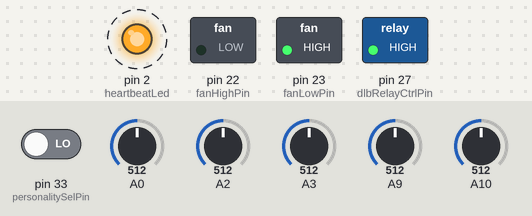
A sketch run on a simulated Arduino Mega 2560, built with avr-gcc and run on an emulated ATmega2560. Parts: switched loads named in the sketch (green lamp = pin HIGH), output pins drawn as LEDs (lit = HIGH). Dashed ring = blinking. The test bench sets the inputs (shaded band); at power-on: pin 33 (personalitySelPin) LOW, A0 = 512, A2 = 512, A3 = 512, A9 = 512, A10 = 512. The modem accepts every AT command (registered, SIM ready, sends succeed) and sends nothing else; what the sketch prints to the serial monitor is not drawn.

Above: at 1.6 s.
Timing chart, 0 to 4.4 s (numbered marks = the images above):
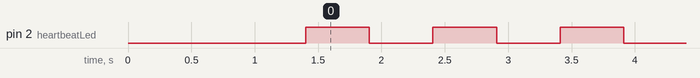

Measured:
- by itself, pin 2 (heartbeatLed): alternates HIGH for 0.50 s and LOW for 0.50 s

The sketch:

ge_induction_cooktop_controller.ino
```cpp
/*
 * Arduino-based Controller Firmware for GE Induction Cooktops
 *
 * Design tips:
 * - Use pull-down resistors and decoupling capacitors on the analog pot inputs to prevent erratic behavior.
 * - Tie the personality pin high if you are controlling a 36 inch cooktop with 5 coils and 3 generator boards.
 * - To connect to the single-wire half-duplex serial bus the generator boards use, connect a bus transceiver. Refer to the following for design tips: https://github.com/wfang2002/Full-Half-Duplex-Adapter
 *
 * Note: you MUST use an Arduino-compatible board that supports at least two hardware serial busses, or change Serial or Serial2 to use SoftwareSerial.
 *
 * Written by Joshua Currier (doitaljosh)
 * 05/01/2022
 */

/*
 * GEA addresses for the Arduino and the power boards
 */
#define LOCAL_ADDR 0x87
#define GEN1_ADDR 0x88
#define GEN2_ADDR 0x89
#define GEN3_ADDR 0x8a

/*
 * GPIO pin configuration. Change these to match your board!
 */

int heartbeatLed = 2; //        Toggles every time the heartbeat increments

int pot1Pin = 25; //            Rear left burner control knob
int pot2Pin = 26; //            Front left burner control knob
int pot3Pin = 34; //            Center burner control knob
int pot4Pin = 35; //            Front right burner control knob
int pot5Pin = 32; //            Rear right burner control knob
int personalitySelPin = 33; //  Personality select (0: 4 burners, 1: 5 burners)

int dlbRelayCtrlPin = 27; //    Double line break relay control output
int fanLowPin = 23; //          Low speed cooling fan output
int fanHighPin = 22; //         High speed cooling fan output

int potPins[5] = {pot1Pin, pot2Pin, pot3Pin, pot4Pin, pot5Pin};

/*
 * The GE induction generator boards support 20 power levels.
 * These must be mapped to ADC values from the pots.
 */
int minPowerSteps = 0;
int maxPowerSteps = 19;

int numberOfCoils;

typedef enum {
  GEA_ESC = 0xe0, // Escape
  GEA_ACK = 0xe1, // Acknowledge
  GEA_SOF = 0xe2, // Start of frame
  GEA_EOF = 0xe3 // End of frame
} GeaHeaderBytes;

/*
 * Data structure of a basic GEA packet header
 */
typedef struct {
  uint8_t sof;
  uint8_t destination;
  uint8_t length;
  uint8_t source;
} __attribute__((__packed__))GeaMessageHeader_t;

/*
 * Command codes for the generator boards
 */
typedef enum {
  CMD_GET_SW_VERSION=0x01,
  CMD_SET_BOARD_CONFIG=0x26,
  CMD_SET_PWR_LEVELS=0x28,
  CMD_GET_CURRENTS=0x29,
  CMD_GET_STATUS=0x9e
} GeaCommandList;

/*
 * Coil power profiles
 */
typedef enum {
  COIL_TYPE_NONE=0x00,
  COIL_TYPE_1800_WATT=0x01,
  COIL_TYPE_2500_WATT=0x02,
  COIL_TYPE_3200_WATT=0x03,
  COIL_TYPE_3700_WATT=0x04
} CoilProfileId;

/*
 * Personality IDs
 */
typedef enum {
  PERSONALITY_FOUR_COILS=0,
  PERSONALITY_FIVE_COILS=1
} PersonalityId;

/*
 * 16-bit CRC polynomial table conforming to the GEA spec
 */
static const uint16_t crc16Table[] = {
  0x0000, 0x1021, 0x2042, 0x3063, 0x4084, 0x50A5, 0x60C6, 0x70E7,
  0x8108, 0x9129, 0xA14A, 0xB16B, 0xC18C, 0xD1AD, 0xE1CE, 0xF1EF,
  0x1231, 0x0210, 0x3273, 0x2252, 0x52B5, 0x4294, 0x72F7, 0x62D6,
  0x9339, 0x8318, 0xB37B, 0xA35A, 0xD3BD, 0xC39C, 0xF3FF, 0xE3DE,
  0x2462, 0x3443, 0x0420, 0x1401, 0x64E6, 0x74C7, 0x44A4, 0x5485,
  0xA56A, 0xB54B, 0x8528, 0x9509, 0xE5EE, 0xF5CF, 0xC5AC, 0xD58D,
  0x3653, 0x2672, 0x1611, 0x0630, 0x76D7, 0x66F6, 0x5695, 0x46B4,
  0xB75B, 0xA77A, 0x9719, 0x8738, 0xF7DF, 0xE7FE, 0xD79D, 0xC7BC,
  0x48C4, 0x58E5, 0x6886, 0x78A7, 0x0840, 0x1861, 0x2802, 0x3823,
  0xC9CC, 0xD9ED, 0xE98E, 0xF9AF, 0x8948, 0x9969, 0xA90A, 0xB92B,
  0x5AF5, 0x4AD4, 0x7AB7, 0x6A96, 0x1A71, 0x0A50, 0x3A33, 0x2A12,
  0xDBFD, 0xCBDC, 0xFBBF, 0xEB9E, 0x9B79, 0x8B58, 0xBB3B, 0xAB1A,
  0x6CA6, 0x7C87, 0x4CE4, 0x5CC5, 0x2C22, 0x3C03, 0x0C60, 0x1C41,
  0xEDAE, 0xFD8F, 0xCDEC, 0xDDCD, 0xAD2A, 0xBD0B, 0x8D68, 0x9D49,
  0x7E97, 0x6EB6, 0x5ED5, 0x4EF4, 0x3E13, 0x2E32, 0x1E51, 0x0E70,
  0xFF9F, 0xEFBE, 0xDFDD, 0xCFFC, 0xBF1B, 0xAF3A, 0x9F59, 0x8F78,
  0x9188, 0x81A9, 0xB1CA, 0xA1EB, 0xD10C, 0xC12D, 0xF14E, 0xE16F,
  0x1080, 0x00A1, 0x30C2, 0x20E3, 0x5004, 0x4025, 0x7046, 0x6067,
  0x83B9, 0x9398, 0xA3FB, 0xB3DA, 0xC33D, 0xD31C, 0xE37F, 0xF35E,
  0x02B1, 0x1290, 0x22F3, 0x32D2, 0x4235, 0x5214, 0x6277, 0x7256,
  0xB5EA, 0xA5CB, 0x95A8, 0x8589, 0xF56E, 0xE54F, 0xD52C, 0xC50D,
  0x34E2, 0x24C3, 0x14A0, 0x0481, 0x7466, 0x6447, 0x5424, 0x4405,
  0xA7DB, 0xB7FA, 0x8799, 0x97B8, 0xE75F, 0xF77E, 0xC71D, 0xD73C,
  0x26D3, 0x36F2, 0x0691, 0x16B0, 0x6657, 0x7676, 0x4615, 0x5634,
  0xD94C, 0xC96D, 0xF90E, 0xE92F, 0x99C8, 0x89E9, 0xB98A, 0xA9AB,
  0x5844, 0x4865, 0x7806, 0x6827, 0x18C0, 0x08E1, 0x3882, 0x28A3,
  0xCB7D, 0xDB5C, 0xEB3F, 0xFB1E, 0x8BF9, 0x9BD8, 0xABBB, 0xBB9A,
  0x4A75, 0x5A54, 0x6A37, 0x7A16, 0x0AF1, 0x1AD0, 0x2AB3, 0x3A92,
  0xFD2E, 0xED0F, 0xDD6C, 0xCD4D, 0xBDAA, 0xAD8B, 0x9DE8, 0x8DC9,
  0x7C26, 0x6C07, 0x5C64, 0x4C45, 0x3CA2, 0x2C83, 0x1CE0, 0x0CC1,
  0xEF1F, 0xFF3E, 0xCF5D, 0xDF7C, 0xAF9B, 0xBFBA, 0x8FD9, 0x9FF8,
  0x6E17, 0x7E36, 0x4E55, 0x5E74, 0x2E93, 0x3EB2, 0x0ED1, 0x1EF0,
};

/*
 * @brief Calculate a CRC16 given a data buffer and size
 */
uint16_t CalculateCrc16(char *dataToCheck, int sizeOfData) {
  uint16_t crc16;
  char *ptr;
  size_t a;

  crc16 = 0xe300;
  ptr = dataToCheck;

  if (ptr != NULL) {
    for(a=0; a<sizeOfData; a++) {
      crc16 = (crc16 >> 8) ^ crc16Table[(crc16 ^ (uint16_t)*ptr++) & 0x00ff];
    }
  }
  return crc16;
}

/*
 * @brief Check if a given value is between a defined minimum and maximum
 */
bool withinRange(int value, int minimum, int maximum) {
  return (minimum <= value && value <= maximum);
}

/*
 * @brief Check if a byte needs to be escaped.
 */
bool isEscaped(uint8_t value) {
  switch(value) {
    case GEA_ESC:
    case GEA_ACK:
    case GEA_SOF:
    case GEA_EOF:
      return true;
    default:
      return false;
  }
}

/*
 * @brief Initialize a generator board at an address and tell it what type of coils are connected
 */
int initSingleGenerator(uint8_t address, uint8_t profile1, uint8_t profile2) {
  GeaCommandList cmd;

  typedef struct {
    GeaMessageHeader_t header;
    uint8_t command;
    uint8_t coil1_profile;
    uint8_t coil2_profile;
  } __attribute__((__packed__))BoardConfigMsg_t;

  BoardConfigMsg_t msg;
  cmd = CMD_SET_BOARD_CONFIG;

  msg.header.sof = GEA_SOF;
  msg.header.destination = address;
  msg.header.length = 0x0a;
  msg.header.source = LOCAL_ADDR;
  msg.command = cmd;
  msg.coil1_profile = profile1;
  msg.coil2_profile = profile2;

  int txBufferSize = (sizeof(BoardConfigMsg_t) + 4);
  char txBuffer[txBufferSize];

  memcpy(txBuffer, &msg, txBufferSize);

  uint16_t crc16 = CalculateCrc16(txBuffer, (txBufferSize - 4));

  txBuffer[txBufferSize - 4] = crc16 & 0xff;
  txBuffer[txBufferSize - 3] = crc16 >> 8;
  txBuffer[txBufferSize - 2] = GEA_EOF;
  txBuffer[txBufferSize - 1] = GEA_ACK;

  for(int i=0; i<txBufferSize; i++) {
    Serial2.print(txBuffer[i]);
  }

  return 0;
}

/*
 * @brief Update the generator boards with the given power levels and heartbeat
 */
int setPowerLevels(uint8_t address, uint8_t coil1Level, uint8_t coil2Level, uint8_t heartbeat) {
  GeaCommandList cmd;

  if (!withinRange(coil1Level, minPowerSteps, maxPowerSteps) && !withinRange(coil2Level, minPowerSteps, maxPowerSteps)) {
    Serial.println("Power level out of range!");
    return -1;
  }

  int escapedBytes = 0;

  if (isEscaped(heartbeat)) {
    escapedBytes = 1;
  }

  typedef struct {
    GeaMessageHeader_t header;
    uint8_t command;
    uint8_t coil1Power;
    uint8_t coil2Power;
  } __attribute__((__packed__))SetPowerLevelsMsg_t;

  SetPowerLevelsMsg_t msg;
  cmd = CMD_SET_PWR_LEVELS;

  msg.header.sof = GEA_SOF;
  msg.header.destination = address;
  msg.header.length = 0x0b;
  msg.header.source = LOCAL_ADDR;
  msg.command = cmd;
  msg.coil1Power = coil1Level;
  msg.coil2Power = coil2Level;

  int txBufferSize = (sizeof(SetPowerLevelsMsg_t) + 5 + escapedBytes);
  char txBuffer[txBufferSize];

  memcpy(txBuffer, &msg, txBufferSize);

  if (escapedBytes > 0) {
    txBuffer[txBufferSize - 6] = GEA_ESC;
  }

  txBuffer[txBufferSize - 5] = heartbeat;
  uint16_t crc16 = CalculateCrc16(txBuffer, (txBufferSize + escapedBytes - 4));
  txBuffer[txBufferSize - 4] = crc16 & 0xff;
  txBuffer[txBufferSize - 3] = crc16 >> 8;
  txBuffer[txBufferSize - 2] = GEA_EOF;
  txBuffer[txBufferSize - 1] = GEA_ACK;

  for(int i=0; i<txBufferSize; i++) {
    Serial2.print(txBuffer[i]);
  }

  return 0;
}

/*
 * @brief Configures and initializes all generator boards depending on the personality
 */
int initCooktop(int personality) {
  PersonalityId personalityName = (PersonalityId)personality;

  digitalWrite(dlbRelayCtrlPin, HIGH); // Turn on power to the generator boards
  digitalWrite(fanLowPin, HIGH); // Turn on the cooling fan

  delay(1000); // Allow generator firmware time to boot

  switch(personalityName) {
    case PERSONALITY_FOUR_COILS:
      initSingleGenerator(GEN1_ADDR, COIL_TYPE_2500_WATT, COIL_TYPE_2500_WATT);
      delay(100);
      initSingleGenerator(GEN2_ADDR, COIL_TYPE_3700_WATT, COIL_TYPE_1800_WATT);
      delay(100);
      setPowerLevels(GEN1_ADDR, 0, 0, 0);
      delay(100);
      setPowerLevels(GEN2_ADDR, 0, 0, 0);
      delay(100);
      break;
    case PERSONALITY_FIVE_COILS:
      initSingleGenerator(GEN1_ADDR, COIL_TYPE_2500_WATT, COIL_TYPE_2500_WATT);
      delay(100);
      initSingleGenerator(GEN2_ADDR, COIL_TYPE_3700_WATT, COIL_TYPE_NONE);
      delay(100);
      initSingleGenerator(GEN3_ADDR, COIL_TYPE_1800_WATT, COIL_TYPE_3200_WATT);
      delay(100);
      setPowerLevels(GEN1_ADDR, 0, 0, 0);
      delay(100);
      setPowerLevels(GEN2_ADDR, 0, 0, 0);
      delay(100);
      setPowerLevels(GEN3_ADDR, 0, 0, 0);
      delay(100);
      break;
    default:
      break;
  }

  return 0;
}

/*
 * @brief Setup hardware interfaces and call init functions
 */
void setup() {
  Serial.begin(115200); // Console logging
  Serial2.begin(19200); // GEA2 bus

  Serial.println("Initializing potentiometers...");

  for (int i=0; i<5; i++) {
    pinMode(potPins[i], INPUT);
  }
  pinMode(personalitySelPin, INPUT);
  pinMode(heartbeatLed, OUTPUT);
  pinMode(dlbRelayCtrlPin, OUTPUT);
  pinMode(fanLowPin, OUTPUT);
  pinMode(fanHighPin, OUTPUT);

  int personality;

  if (digitalRead(personalitySelPin) == 1) {
    personality = 1;
    numberOfCoils = 5;
  } else {
    personality = 0;
    numberOfCoils = 4;
  }

  Serial.print("Initializing generator boards for a ");
  if (personality == 1) {
    Serial.println("36 inch cooktop...");
  } else {
    Serial.println("30 inch cooktop...");
  }

  initCooktop(personality);
  Serial.println("Starting main loop...");
}

/*
 * Cyclically process pot values and set power levels, incrementing the heartbeat every time the levels are updated.
 */
void loop() {
  int potValues[5];
  int heartbeat;

  for(heartbeat = 0; heartbeat < 256; heartbeat++) {
    digitalWrite(heartbeatLed, !digitalRead(heartbeatLed));

    Serial.print("Power levels: ");

    for(int i=0; i<5; i++) {
      potValues[i] = map(analogRead(potPins[i]), 41, 4095, minPowerSteps, maxPowerSteps);
      Serial.print(potValues[i]);
      Serial.print(" ");
    }

    Serial.println();

    switch(numberOfCoils) {
      case 4:
        setPowerLevels(GEN1_ADDR, potValues[0], potValues[1], heartbeat);
        setPowerLevels(GEN2_ADDR, potValues[3], potValues[4], heartbeat);
        break;
      case 5:
        setPowerLevels(GEN1_ADDR, potValues[0], potValues[1], heartbeat);
        setPowerLevels(GEN2_ADDR, potValues[2], 0, heartbeat);
        setPowerLevels(GEN3_ADDR, potValues[3], potValues[4], heartbeat);
        break;
    }

    delay(500);
  }
}
```
